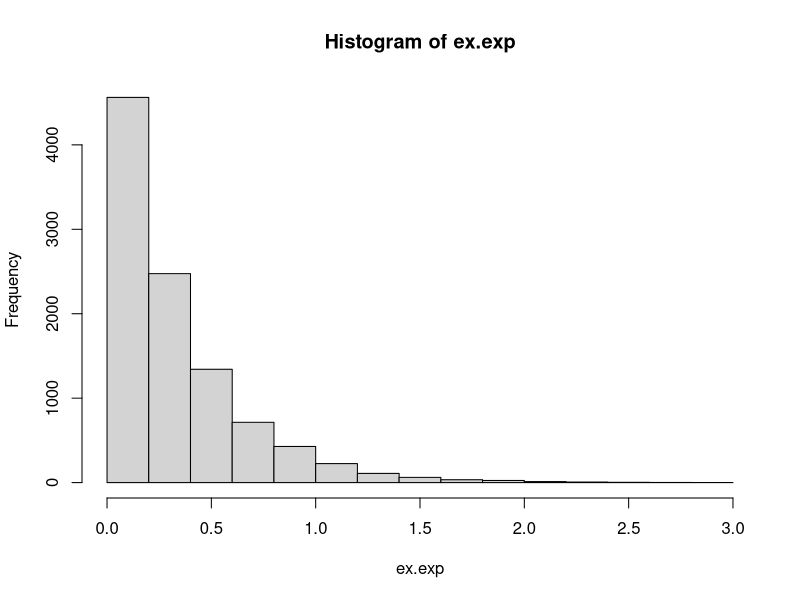
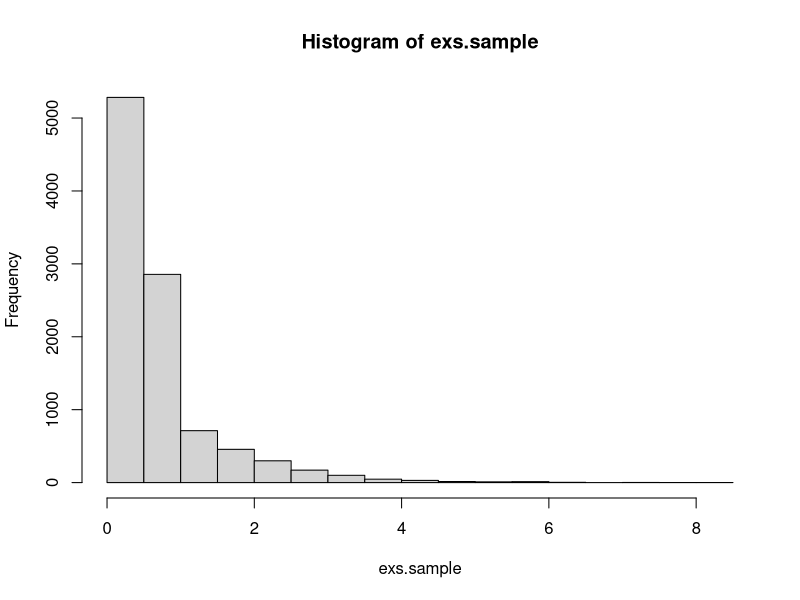
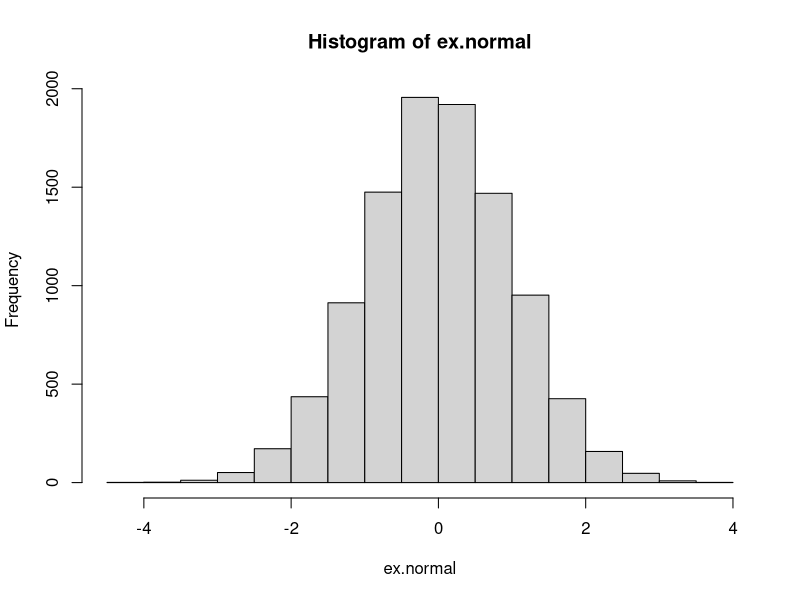
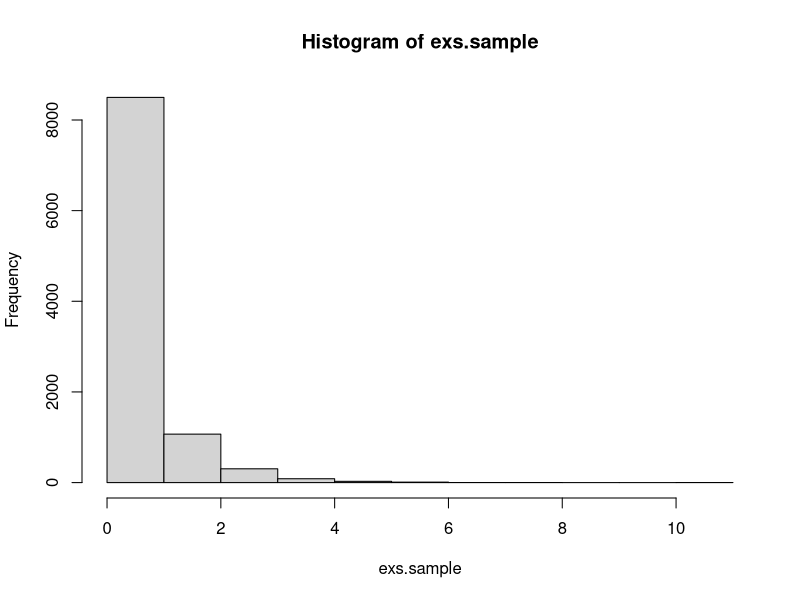
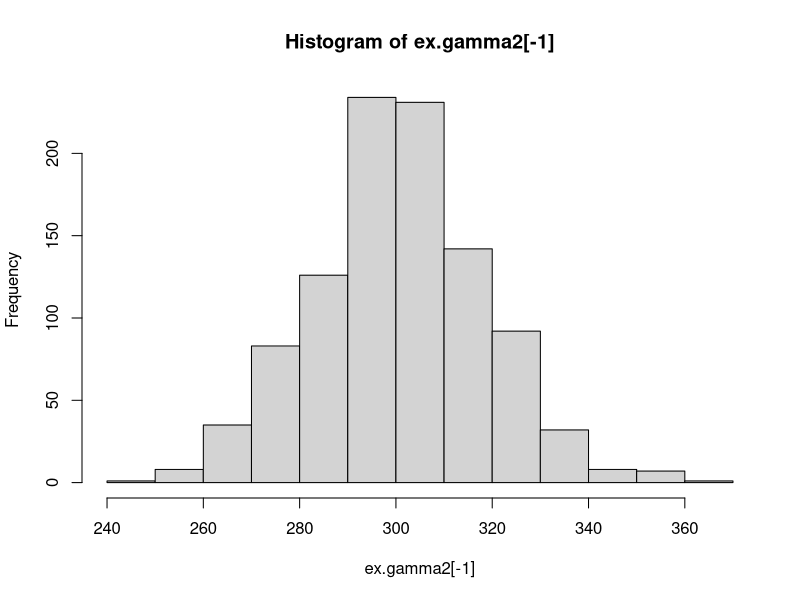
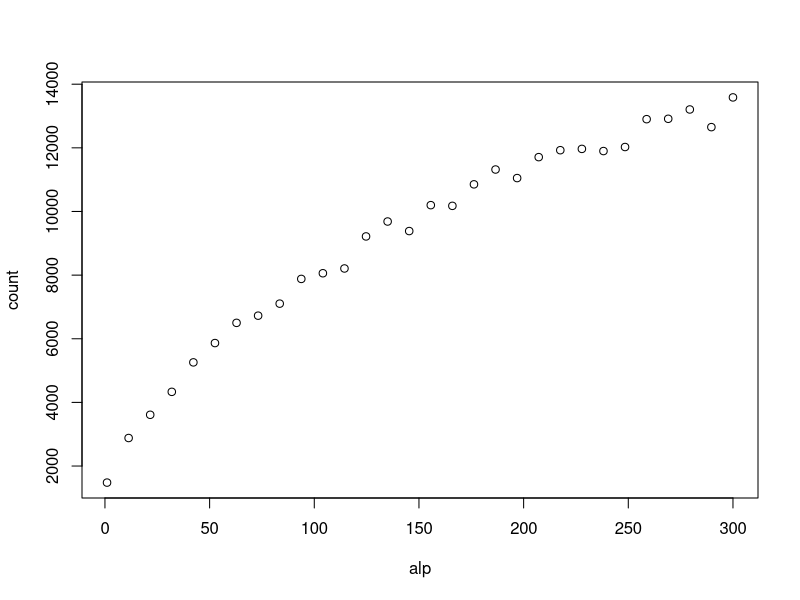
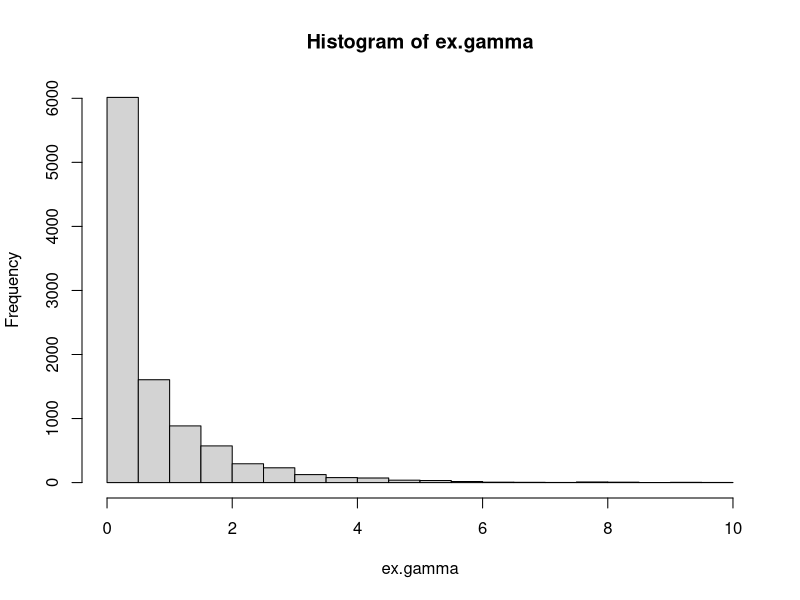
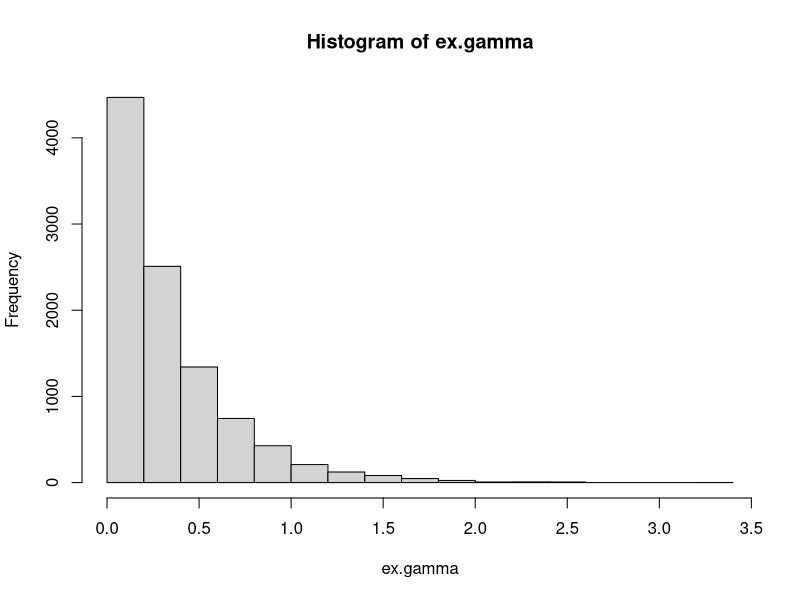

Write the R code that produced these figures, in order.
## ---- chunk 1
knitr::opts_chunk$set(echo = TRUE)
## ---- chunk 2
#This function returns a vector of n independent samples from the exponential distribution with rate parameter lam, generated from the inverse cumulative distribution. 
random.exp <- function(n,lam){
  return(-1/lam * log(runif(n)))
}

#Testing function
test.function <- function(n,func,arg,amean,avar){
  exs.sample=func(n,arg)
  cat("Empirical mean:", mean(exs.sample), "Analytical mean:",amean, "\n")
  cat("Empirical variance:", var(exs.sample), "Analytical variance:",avar,"\n")
  hist(exs.sample)
}

#Bruk funksjon eller ikke? 

lam <- 3
ex.exp <- random.exp(10000,lam)
cat("Empirical mean:", mean(ex.exp), "Analytical mean:",1/lam, "\n")
cat("Empirical variance:", var(ex.exp), "Analytical variance:",1/lam^2,"\n")
hist(ex.exp)

#test.function(10000,random.exp,lam,1/lam,1/lam^2)

## ---- chunk 3
#This function returns a vector of n independent samples from the g distribution with parameter a, generated from the inverse cumulative distribution. 

random.g <- function(n,a){
  c <- (a*exp(1)/(a+exp(1)))
  u <- runif(n)
  x <- rep(0,n)
  for (i in 1:n){
    if (u[i]<c/a){
      x[i] <- (a*u[i]/c)^(1/a)
    }
    else{
      x[i] <- (-log(1/a + exp(-1) - u[i]/c))
    }
  }
  return(x)
}

c <- function(a){
  return (a*exp(1)/(a+exp(1)))
}

#Testing funtion
a <- .6
c <- c(a)
amean <- c/(a+1)+2*c*exp(-1) #analytical mean
avar <- c*(1/(a+2)+ 5*exp(-1)) - amean^2 #analytical variance
test.function(10000,random.g,a,amean,avar)
## ---- chunk 4
#This function returns a vector of n independent samples from the standard normal distribution, generated from by the Box-Müller algorithm
random.norm <- function(n){
  x1 <- runif(n)*2*pi
  x2 <- random.exp(n,.5)
  return(sqrt(x2)*cos(x1))
}

#Testing function
ex.normal=random.norm(10000)
cat("Empirical mean:", mean(ex.normal), "Analytical mean:",0.0, "\n")
cat("Empirical variance:", var(ex.normal), "Analytical variance:",1.0,"\n")
hist(ex.normal)
## ---- chunk 5
#This function returns a sample from the d-variate normal distribution with mean mu and covariance S, transformed from standard normal samples. 
random.multinorm <- function(d,mu,S){
  x <- random.norm(d)
  A <- t(chol(S)) #want lower triangular
  return(mu + A%*%x)
}

#Testing function
d = 2
N = 10000
sigma <- cbind(c(2,1), c(1,2))
mu <- c(2,1)
multinormal.sample <- matrix(NA,N,d)
for (i in 1:N){
  multinormal.sample[i,] <- random.multinorm(d, mu, sigma)
}
colMeans(multinormal.sample)
var(multinormal.sample)
## ---- chunk 6
#Acceptance probability
accept_prob <- function(x,a){ 
  if (x<1)
      return (exp(-x))
    else 
      return (x^(a-1))
}
## ---- chunk 7
#This function returns a vector of n independent samples from the gamma distribution with 0<a<1, beta=1, generated by the Rejection sampling
random.gamma1 <- function(n,a){ 
  x=rep(0,n)
  for (i in 1:n){
    finish = 0
    while(finish==0){  
      # Sample from the proposal distribution, g(x) (x>=0)
      sample.x = random.g(1,a)
      # Compute the acceptance probability alpha
      alpha=accept_prob(sample.x,a)
      # Generate a helping variable U from a uniform(0,1)
      u = runif(1, 0, 1)
      # Check if we accept it
      if(u <= alpha){
        x[i]=sample.x
        finish=1
      }
    }
  }
  return (x)
}

#Testing function
alpha=0.5
test.function(10000,random.gamma1,alpha,alpha,alpha)
## ---- chunk 8
a <- function(alpha){ 
  return (sqrt((alpha-1)^(alpha-1)*exp(-alpha+1)))
}

b <- function(alpha){ #b+
  return (sqrt((alpha+1)^(alpha+1)*exp(-alpha-1)))
}

logf <- function(u,alpha){ #log of f* with u=log(x)
  return (u*(alpha-1)-exp(u))
}

sample <- function(ab){ #This function sample from the distribution of log(x), using the invers of the cumulative distribution. 
  u=log(runif(1,0,1))
  return (ab+u)
}
## ---- chunk 9
#This function returns a vector of n independent samples from the gamma distribution with a>1, beta=1, generated by the ratio of uniforms method on log-scale. 
random.gamma2 <- function(n,alpha){
  count=0 #count how many tries the algorithm needs to generate n realisations
  x=rep(0,n)
  a=log(((alpha-1)/exp(1))^((alpha-1)/2))
  b=log(((alpha+1)/exp(1))^((alpha+1)/2))
  for (i in 1:n){
    inside=FALSE
    while (inside==FALSE){
      u1=sample(a) 
      u2=sample(b)
      u=u2-u1
      test=0.5*logf(u,alpha)
      inside=test>=u1 
      count=count+1
    }
    x[i] = u
  }
  vec=c(count,exp(x)) #count + n realisations
}

#Testing function 
alpha=300 #FUNKER IKKE FOR ALPHA>300......
ex.gamma2=random.gamma2(1000,alpha)
cat("Empirical mean:",mean(ex.gamma2[-1]), "Analytical mean:",alpha, "\n")
cat("Empirical variance:", var(ex.gamma2[-1]), "Analytical variance:",alpha,"\n")
hist(ex.gamma2[-1])

#Generate a plot with values of alpha on the x-axis and the number of tries used on the y-axis. 
plot.count <- function(nsample, n){
  count=rep(0,n)
  alp=seq(1,300,length.out=n)
  for (i in 1:n){
    alpha=alp[i]
    c=random.gamma2(nsample,alpha)[1]
    count[i]=c
  }
  plot(alp,count)
}
plot.count(1000,30)
## ---- chunk 10
##This function returns a vector of n independent samples from the gamma distribution with parameters alpha and beta. 
random.gamma <- function(n, alpha, beta){
  if (alpha==1){
    x=random.exp(n,alpha) #sample from exponential distribution
  }
  else if (alpha<1){
    x=random.gamma1(n,alpha) 
  }
  else {
    x=random.gamma2(n,alpha)[-1] #ignoring the first element, which is the number of tries. 
  }
  return (x/beta) #Transform from x-Ga(alpha,1) to x/beta-Ga(alpha,beta)
}

#Testing function 
test.gamma <- function(n,alpha, beta){
  ex.gamma=random.gamma(n,alpha,beta)
  amean=alpha/beta #analytical mean
  avar=alpha/beta^2 #analytical variance
  cat("Empirical mean:", mean(ex.gamma), "Analytical mean:",amean, "\n")
  cat("Empirical variance:", var(ex.gamma), "Analytical variance:",avar,"\n")
  hist(ex.gamma)
}

test.gamma(10000,alpha=0.5,beta=0.7)
test.gamma(10000,alpha=1,beta=3) 
test.gamma(10000,alpha=4,beta=10)
## ---- chunk 11
##This function generates one realisation from Dirichlet distribution with parameter vector alpha.
random.dirichlet <- function(alpha){#Har endret litt her. Ble det riktig? 
  K <- length(alpha)
  z <- rep(0,K)
  for (i in 1:K)
    z[i] <- random.gamma(1,alpha[i],1) #n,shape,rate
  v <- sum(z)
  return (z/v)
}

N_dir <- 1000
alpha <- c(.1, .5, .1, .3, .8)
K <- length(alpha)
dirichlet.sample <- matrix(1,N_dir,K)
for (i in 1:N_dir){
  dirichlet.sample[i,] <- random.dirichlet(alpha)
}

alphasum <- sum(alpha)
#Empirical mean
colMeans(dirichlet.sample)
#Analytical mean
alpha1 <- alpha/alphasum
alpha1
#Empirical variance
diag(var(dirichlet.sample))
#Analytical variance
alpha1*(1-alpha1)/(1+alphasum)
## ---- chunk 12
f <- function(theta){
  return ((2+theta)^125*(1-theta)^(18+20)*theta^34)
}

res = optimise(f, interval = c(0,1),maximum=TRUE) 
  
logf <- function(theta){
  return (log((2+theta)^125*(1-theta)^(18+20)*theta^34))
}

cf <- function(theta){
  return ((2+theta)^125*(1-theta)^(18+20)*theta^34) / f(15/394+sqrt(53809)/394)
}

theta_new_f <- function(theta){
  return (theta*new_f(theta))
}

new_f <- function(theta){
  return (((2+theta)^125*(1-theta)^(18+20)*theta^34)/as.numeric(integrate(f,0,1)[1]))
}
## ---- chunk 13
#This algorithm simulate from f(theta|y) using a uniform density as the proposal density, rejection sampling.
random.multinomial <- function(n){
  x.out <- rep(NA,n)
  rejections <- 0
  for (i in 1:n){
    finished <- FALSE
    c <- res$objective #f(15/394+sqrt(53809)/394)
    while(!finished){
      x <- runif(1) #sample from the proposal distribution, U(0,1)
      alpha <- f(x) / c #compute the acceptance probability alpha
      u <- runif(1) #generate a helping variable U from a uniform(0,1)
      if (u <= alpha){
        finished <- TRUE
      }
      else{
        rejections = rejections + 1
      }
    }
    x.out[i] <- x
  }
  cat(rejections,"rejections out of",(n+rejections),"trials.(",(rejections)/(n+rejections)*100, "% )")
  return (x.out)
}

test <- random.multinomial(10000)
mean(test)
var(test)
hist(test, prob=TRUE)
xlin <- seq(0,1,.01)
lines(new_f(xlin))
curve(new_f,0,1)


newc <- integrate(f, 0, 1)
integrate(theta_new_f,0,1)


importance_sampling <- function(n){ #mulig vi ikke kan bruke self-normalizing? 
  x <- random.multinomial(n)
  mu <- sum(x*(1-x)^4/f(x))/sum((1-x)^4/f(x))
  print(mu)
  mu1 <- sum(x*(1-x)^4)/sum((1-x)^4) #med f(x)=1 - prior istedenfor posterior?
  print(mu1)
  print(mean(x))
  return(mu)
}

test2 <- importance_sampling(10000)
test2
